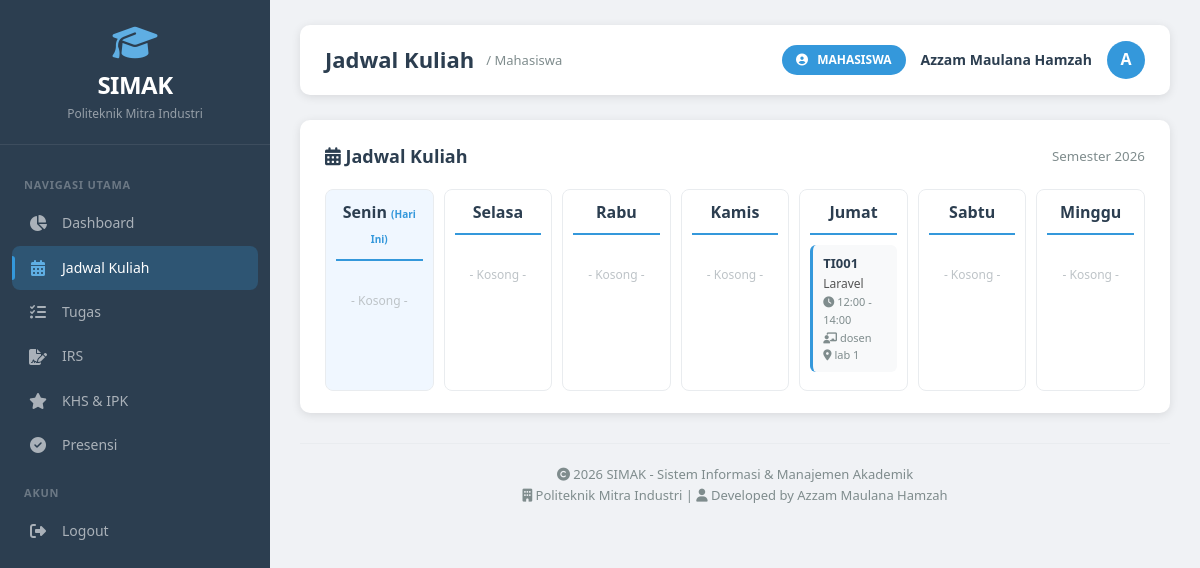
/public/mahasiswa/jadwal.php (signed in), run on the app's committed database.
### tables this page shows
CREATE TABLE `courses` (
  `id` int NOT NULL,
  `kode_mk` varchar(20) NOT NULL,
  `nama_mk` varchar(100) NOT NULL,
  `sks` int NOT NULL,
  `semester` int NOT NULL,
  `program_studi` varchar(100) DEFAULT NULL,
  `dosen_id` int DEFAULT NULL,
  `ruang` varchar(50) DEFAULT NULL,
  `hari` varchar(20) DEFAULT NULL,
  `jam_mulai` time DEFAULT NULL,
  `jam_selesai` time DEFAULT NULL,
  `kapasitas` int DEFAULT '30',
  `created_at` timestamp NULL DEFAULT CURRENT_TIMESTAMP
);

CREATE TABLE `users` (
  `id` int NOT NULL,
  `username` varchar(50) NOT NULL,
  `password` varchar(255) NOT NULL,
  `nama` varchar(100) NOT NULL,
  `nip_nim` varchar(20) DEFAULT NULL,
  `email` varchar(100) DEFAULT NULL,
  `role` enum('admin','dosen','mahasiswa') NOT NULL,
  `created_at` timestamp NULL DEFAULT CURRENT_TIMESTAMP,
  `updated_at` timestamp NULL DEFAULT CURRENT_TIMESTAMP ON UPDATE CURRENT_TIMESTAMP
);

### controllers/MahasiswaController.php (called while the page is built, shortened)
<?php
class MahasiswaController {
    private $pdo;
    private $mahasiswa_id;
    public function __construct($pdo, $mahasiswa_id = null) {
        $this->pdo = $pdo;
        $this->mahasiswa_id = $mahasiswa_id;
    }
    public function getJadwalKuliah() {
        $stmt = $this->pdo->prepare("
            SELECT c.*, u.nama as dosen_nama, d.nidn
            FROM irs
            JOIN courses c ON irs.course_id = c.id
            LEFT JOIN dosen d ON c.dosen_id = d.id
            LEFT JOIN users u ON d.user_id = u.id
            WHERE irs.mahasiswa_id = ? AND irs.status = 'approved'
            ORDER BY FIELD(c.hari, 'Senin', 'Selasa', 'Rabu', 'Kamis', 'Jumat', 'Sabtu'), c.jam_mulai
        ");
        $stmt->execute([$this->mahasiswa_id]);
        return $stmt->fetchAll();
    }
}
?>

### public/mahasiswa/jadwal.php (the view, shortened to what this page needs)
<?php
require_once __DIR__ . '/../../config/database.php';
require_once __DIR__ . '/../../controllers/MahasiswaController.php';
$stmt = $pdo->prepare("SELECT id FROM mahasiswa WHERE user_id = ?");
$stmt->execute([$_SESSION['user_id']]);
$mahasiswa = $stmt->fetch();
$controller = new MahasiswaController($pdo, $mahasiswa['id']);
$jadwal = $controller->getJadwalKuliah();
$hari_urutan = ['Senin', 'Selasa', 'Rabu', 'Kamis', 'Jumat', 'Sabtu', 'Minggu'];
$jadwal_group = [];
foreach ($hari_urutan as $hari) {
    $jadwal_group[$hari] = array_filter($jadwal, function($item) use ($hari) {
        return $item['hari'] === $hari;
    });
}
include __DIR__ . '/../../includes/header.php';
?>
<div class="table-container">
    <div class="table-header">
        <h3><i class="fas fa-calendar-alt"></i> Jadwal Kuliah</h3>
        <small style="color: #7f8c8d;">Semester <?= date('Y') ?></small>
    </div>
    <div style="display: grid; grid-template-columns: repeat(7, 1fr); gap: 10px; margin-top: 15px;">
        <?php foreach ($hari_urutan as $hari): ?>
            <div style="border: 1px solid #e9ecef; border-radius: 8px; padding: 10px; min-height: 200px; background: <?= date('N') == array_search($hari, $hari_urutan) + 1 ? '#f0f7ff' : '#fff' ?>">
                <h4 style="text-align: center; margin: 0 0 10px; padding-bottom: 8px; border-bottom: 2px solid #3498db; color: #2c3e50;">
                    <?= $hari ?>
                    <?php if (date('N') == array_search($hari, $hari_urutan) + 1): ?>
                        <span style="font-size: 10px; color: #3498db;">(Hari Ini)</span>
                    <?php endif; ?>
                </h4>
                <?php if (empty($jadwal_group[$hari])): ?>
                    <p style="text-align: center; color: #bdc3c7; font-size: 12px; margin-top: 30px;">- Kosong -</p>
                <?php else: ?>
                    <?php foreach ($jadwal_group[$hari] as $j): ?>
                        <div style="background: #f8f9fa; padding: 8px 10px; border-radius: 6px; margin-bottom: 8px; border-left: 3px solid #3498db;">
                            <div style="font-weight: bold; font-size: 13px;">
                                <?= htmlspecialchars($j['kode_mk']) ?>
                            </div>
                            <div style="font-size: 12px; color: #555;">
                                <?= htmlspecialchars($j['nama_mk']) ?>
                            </div>
                            <div style="font-size: 11px; color: #7f8c8d;">
                                <i class="fas fa-clock"></i> <?= date('H:i', strtotime($j['jam_mulai'])) ?> - <?= date('H:i', strtotime($j['jam_selesai'])) ?>
                            </div>
                            <div style="font-size: 11px; color: #7f8c8d;">
                                <i class="fas fa-chalkboard-teacher"></i> <?= htmlspecialchars($j['dosen_nama'] ?? '-') ?>
                            </div>
                            <div style="font-size: 11px; color: #7f8c8d;">
                                <i class="fas fa-map-marker-alt"></i> <?= htmlspecialchars($j['ruang'] ?? '-') ?>
                            </div>
                        </div>
                    <?php endforeach; ?>
                <?php endif; ?>
            </div>
        <?php endforeach; ?>
    </div>
</div>
<?php include __DIR__ . '/../../includes/footer.php'; ?>

### public/assets/css/style.css (style rules this page uses)
* { margin: 0; padding: 0; box-sizing: border-box; }
:root { --primary: #3498db; --primary-dark: #2980b9; --primary-light: #5faee3; --secondary: #2c3e50; --success: #2ecc71; --success-dark: #27ae60; --danger: #e74c3c; --danger-dark: #c0392b; --warning: #f39c12; --warning-dark: #d68910; --info: #3498db; --gray: #95a5a6; --gray-dark: #7f8c8d; --gray-light: #ecf0f1; --white: #ffffff; --black: #2c3e50; --shadow: 0 2px 10px rgba(0,0,0,0.1); --shadow-hover: 0 4px 20px rgba(0,0,0,0.15); --radius: 10px; --transition: all 0.3s ease; }
html { scroll-behavior: smooth; }
body { font-family: 'Segoe UI', Tahoma, Geneva, Verdana, sans-serif; background: #f0f2f5; color: var(--black); line-height: 1.6; min-height: 100vh; }
.table-container { background: var(--white); border-radius: var(--radius); padding: 22px 25px; box-shadow: var(--shadow); overflow-x: auto; margin-bottom: 25px; }
.table-container .table-header { display: flex; justify-content: space-between; align-items: center; margin-bottom: 18px; flex-wrap: wrap; gap: 10px; }
.table-container .table-header h3 { font-size: 18px; color: var(--secondary); font-weight: 600; }

### data on the page
courses: kode_mk "TI001", nama_mk "Laravel", jam_mulai "12:00", jam_selesai "14:00", users.nama "dosen", ruang "lab 1"

### other printed values
$page_title "Jadwal Kuliah"
$role "Mahasiswa"
$role "MAHASISWA"
$nama "Azzam Maulana Hamzah"
$initial "A"
$hari "Senin"
$hari "Selasa"
$hari "Rabu"
$hari "Kamis"
$hari "Jumat"
$hari "Sabtu"
$hari "Minggu"
